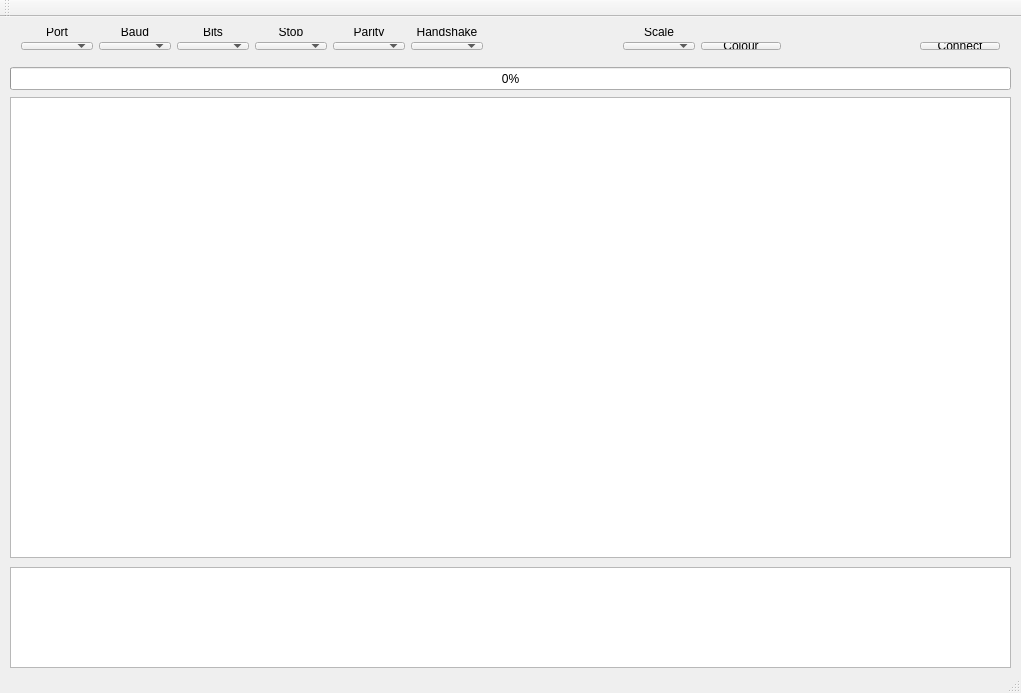
<?xml version="1.0" encoding="UTF-8"?>
<ui version="4.0">
 <class>PCLSerialPrinter</class>
 <widget class="QMainWindow" name="PCLSerialPrinter">
  <property name="geometry">
   <rect>
    <x>0</x>
    <y>0</y>
    <width>1021</width>
    <height>693</height>
   </rect>
  </property>
  <property name="windowTitle">
   <string>PCLSerialPrinter</string>
  </property>
  <widget class="QWidget" name="centralWidget">
   <property name="enabled">
    <bool>true</bool>
   </property>
   <widget class="QProgressBar" name="progressBar">
    <property name="geometry">
     <rect>
      <x>10</x>
      <y>50</y>
      <width>1001</width>
      <height>23</height>
     </rect>
    </property>
    <property name="value">
     <number>0</number>
    </property>
   </widget>
   <widget class="QWidget" name="gridLayoutWidget">
    <property name="geometry">
     <rect>
      <x>10</x>
      <y>0</y>
      <width>1001</width>
      <height>44</height>
     </rect>
    </property>
    <layout class="QGridLayout" name="gridLayout">
     <item row="1" column="1">
      <widget class="QComboBox" name="portCombo"/>
     </item>
     <item row="1" column="4">
      <widget class="QComboBox" name="stopCombo"/>
     </item>
     <item row="0" column="4">
      <widget class="QLabel" name="label_4">
       <property name="text">
        <string>Stop</string>
       </property>
       <property name="alignment">
        <set>Qt::AlignCenter</set>
       </property>
      </widget>
     </item>
     <item row="0" column="8">
      <widget class="QLabel" name="label_7">
       <property name="text">
        <string>Scale</string>
       </property>
       <property name="alignment">
        <set>Qt::AlignCenter</set>
       </property>
      </widget>
     </item>
     <item row="1" column="11">
      <widget class="QPushButton" name="connectBtn">
       <property name="text">
        <string>Connect</string>
       </property>
      </widget>
     </item>
     <item row="0" column="1">
      <widget class="QLabel" name="label">
       <property name="text">
        <string>Port</string>
       </property>
       <property name="alignment">
        <set>Qt::AlignCenter</set>
       </property>
      </widget>
     </item>
     <item row="1" column="5">
      <widget class="QComboBox" name="parityCombo"/>
     </item>
     <item row="0" column="6">
      <widget class="QLabel" name="label_6">
       <property name="text">
        <string>Handshake</string>
       </property>
       <property name="alignment">
        <set>Qt::AlignCenter</set>
       </property>
      </widget>
     </item>
     <item row="1" column="2">
      <widget class="QComboBox" name="baudCombo"/>
     </item>
     <item row="1" column="3">
      <widget class="QComboBox" name="bitsCombo"/>
     </item>
     <item row="0" column="2">
      <widget class="QLabel" name="label_2">
       <property name="text">
        <string>Baud</string>
       </property>
       <property name="alignment">
        <set>Qt::AlignCenter</set>
       </property>
      </widget>
     </item>
     <item row="0" column="5">
      <widget class="QLabel" name="label_5">
       <property name="text">
        <string>Parity</string>
       </property>
       <property name="alignment">
        <set>Qt::AlignCenter</set>
       </property>
      </widget>
     </item>
     <item row="1" column="6">
      <widget class="QComboBox" name="handshakeCombo"/>
     </item>
     <item row="0" column="3">
      <widget class="QLabel" name="label_3">
       <property name="text">
        <string>Bits</string>
       </property>
       <property name="alignment">
        <set>Qt::AlignCenter</set>
       </property>
      </widget>
     </item>
     <item row="1" column="8">
      <widget class="QComboBox" name="scaleCombo"/>
     </item>
     <item row="1" column="7">
      <spacer name="horizontalSpacer">
       <property name="orientation">
        <enum>Qt::Horizontal</enum>
       </property>
       <property name="sizeHint" stdset="0">
        <size>
         <width>40</width>
         <height>20</height>
        </size>
       </property>
      </spacer>
     </item>
     <item row="1" column="9">
      <widget class="QPushButton" name="colourBtn">
       <property name="text">
        <string>Colour</string>
       </property>
      </widget>
     </item>
     <item row="1" column="10">
      <spacer name="horizontalSpacer_2">
       <property name="orientation">
        <enum>Qt::Horizontal</enum>
       </property>
       <property name="sizeHint" stdset="0">
        <size>
         <width>40</width>
         <height>20</height>
        </size>
       </property>
      </spacer>
     </item>
    </layout>
   </widget>
   <widget class="QPlainTextEdit" name="debugText">
    <property name="geometry">
     <rect>
      <x>10</x>
      <y>550</y>
      <width>1001</width>
      <height>101</height>
     </rect>
    </property>
   </widget>
   <widget class="QGraphicsView" name="graphicsView">
    <property name="geometry">
     <rect>
      <x>10</x>
      <y>80</y>
      <width>1001</width>
      <height>461</height>
     </rect>
    </property>
   </widget>
  </widget>
  <widget class="QToolBar" name="mainToolBar">
   <attribute name="toolBarArea">
    <enum>TopToolBarArea</enum>
   </attribute>
   <attribute name="toolBarBreak">
    <bool>false</bool>
   </attribute>
  </widget>
  <widget class="QStatusBar" name="statusBar"/>
 </widget>
 <layoutdefault spacing="6" margin="11"/>
 <resources/>
 <connections/>
</ui>
